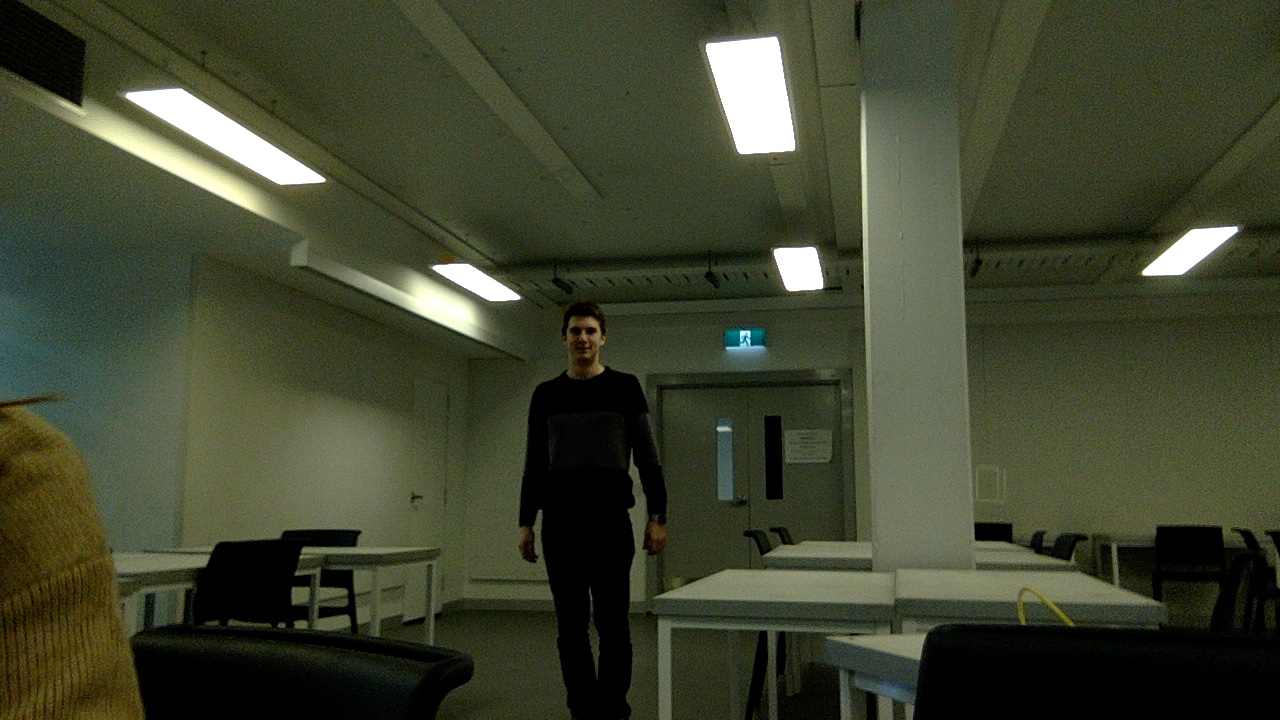
#> input picture images/jake.jpg, 1280 x 720 px, given in place of the camera
$ python test_recognition.py   (older library calls are emulated)
#> lines starting #> are read from the running program, lines starting #| are printed output that depends on the picture; after the words box and inside, x2 and y2 are one past the last pixel; in counts of white or black regions, pixels touching at a corner belong together
#> further down, frame is the input picture: shape (720, 1280, 3); mean B, G, R 46.8, 68, 63.5
# import the necessary packages
from __future__ import print_function
from imutils.object_detection import non_max_suppression
from imutils import paths
import numpy as np
import argparse
import imutils
import cv2
import sys
import json
import math

def prettyJSON(d):
    return json.dumps(d, sort_keys=True, indent=4, separators=(',', ': '))

# initialize the HOG descriptor/person detector
hog = cv2.HOGDescriptor()
hog.setSVMDetector(cv2.HOGDescriptor_getDefaultPeopleDetector())

imagePath = "images/jake.jpg"
cascPath = "haarcascade_frontalface_default.xml"
faceCascade = cv2.CascadeClassifier(cascPath)
aspectRatio = float(16)/9
imageWidth = 600
imageHeight = imageWidth / aspectRatio

video_capture = cv2.VideoCapture(0)

def recognisePeople(image):
    track = "faces"
    imageCopy = image.copy()
    # Resize
    image = imutils.resize(image, width=min(imageWidth, frame.shape[1]))

    if track == "faces":
        gray = cv2.cvtColor(image, cv2.COLOR_BGR2GRAY)
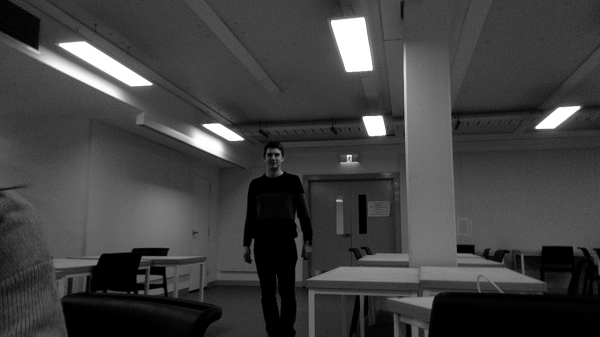
#> gray: shape (337, 600); min 0, max 255, mean 64.2

        rects = faceCascade.detectMultiScale(
            gray,
            scaleFactor=1.1,
            minNeighbors=5,
            minSize=(30, 30),
            flags=cv2.cv.CV_HAAR_SCALE_IMAGE
        )
#> rects = ()
    elif track == "people":
        (rects, weights) = hog.detectMultiScale(image, winStride=(4, 4),
                                                padding=(8, 8), scale=1.05)

    # draw the original bounding boxes
    for (x, y, w, h) in rects:
        cv2.rectangle(imageCopy, (x, y), (x + w, y + h), (0, 0, 255), 2)
#> this loop made 0 passes

    # apply non-maxima suppression to the bounding boxes using a
    # fairly large overlap threshold to try to maintain overlapping
    # boxes that are still people
    rects = np.array([[x, y, x + w, y + h] for (x, y, w, h) in rects])
#> rects = empty array
    pick = non_max_suppression(rects, probs=None, overlapThresh=0.65)
#> pick = []

    # draw the final bounding boxes
    for (xA, yA, xB, yB) in pick:
        cv2.rectangle(image, (xA, yA), (xB, yB), (0, 255, 0), 2)

    data = []
    for r in rects:
        rect = {
            "position": {
                "x": float(r[0] + r[2]) / 2 / imageWidth,
                "y": float(r[1] + r[3]) / 2 / imageHeight
            },
            "size":{
                "x": float(r[2] - r[0]) / imageWidth,
                "y": float(r[3] - r[1]) / imageHeight
            }
        }
        data.append(rect)
#> after the loop, data = []
        #print(prettyJSON(rect))
    return image, data

while True:
    ret, frame = video_capture.read()

    image, data = recognisePeople(frame)
#> data = []

    print(data)

    cv2.imshow('Video', image)
    if cv2.waitKey(1) & 0xFF == ord('q'):
#> (key q is pressed here)
        break

# When everything is done, release the capture
video_capture.release()
cv2.destroyAllWindows()

$ run again, on images/snap2.jpg
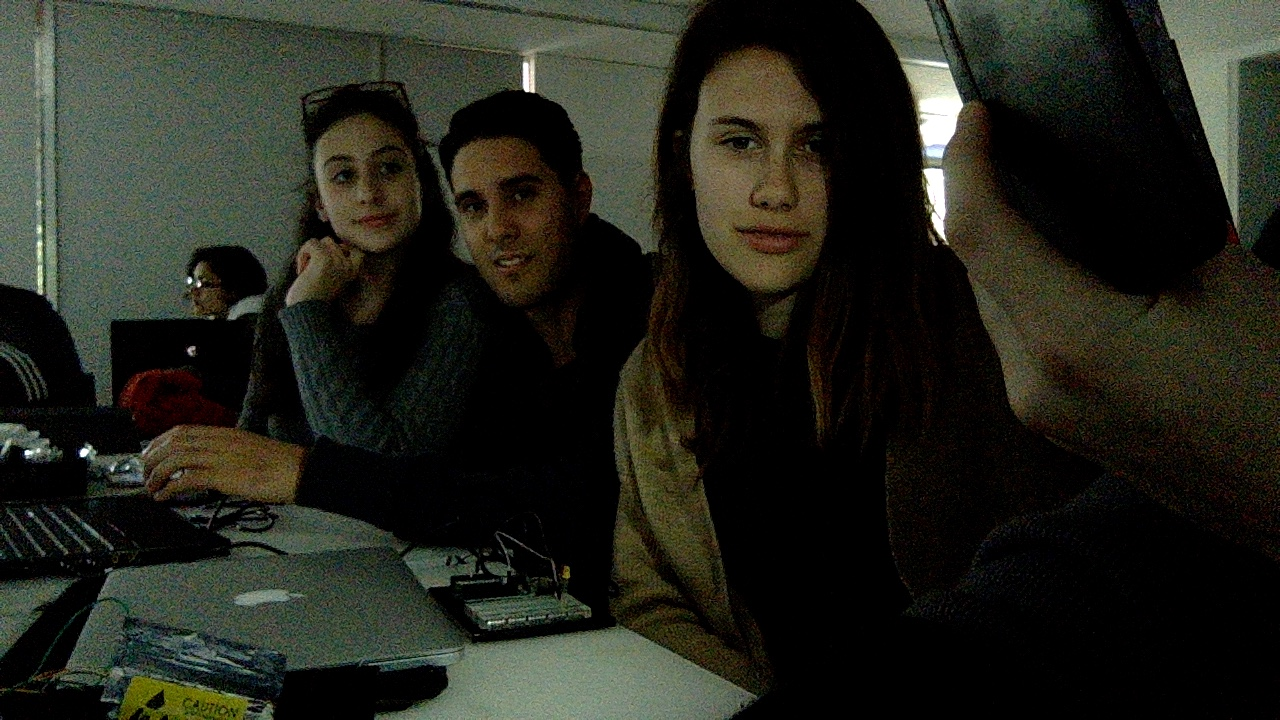
#> input picture images/snap2.jpg, 1280 x 720 px, given in place of the camera
#> frame is the input picture: shape (720, 1280, 3); mean B, G, R 28.8, 37.4, 36
#> in recognisePeople, `rects = faceCascade.detectMultiScale( gray, scaleFactor=1.1, minNeighb..`: rects = [[142, 56, 62, 62], [315, 31, 96, 96], [200, 66, 69, 69]]
#> the loop in recognisePeople, `for (x, y, w, h) in rects:` made 3 passes
#> after the loop in recognisePeople, `for (x, y, w, h) in rects:`:
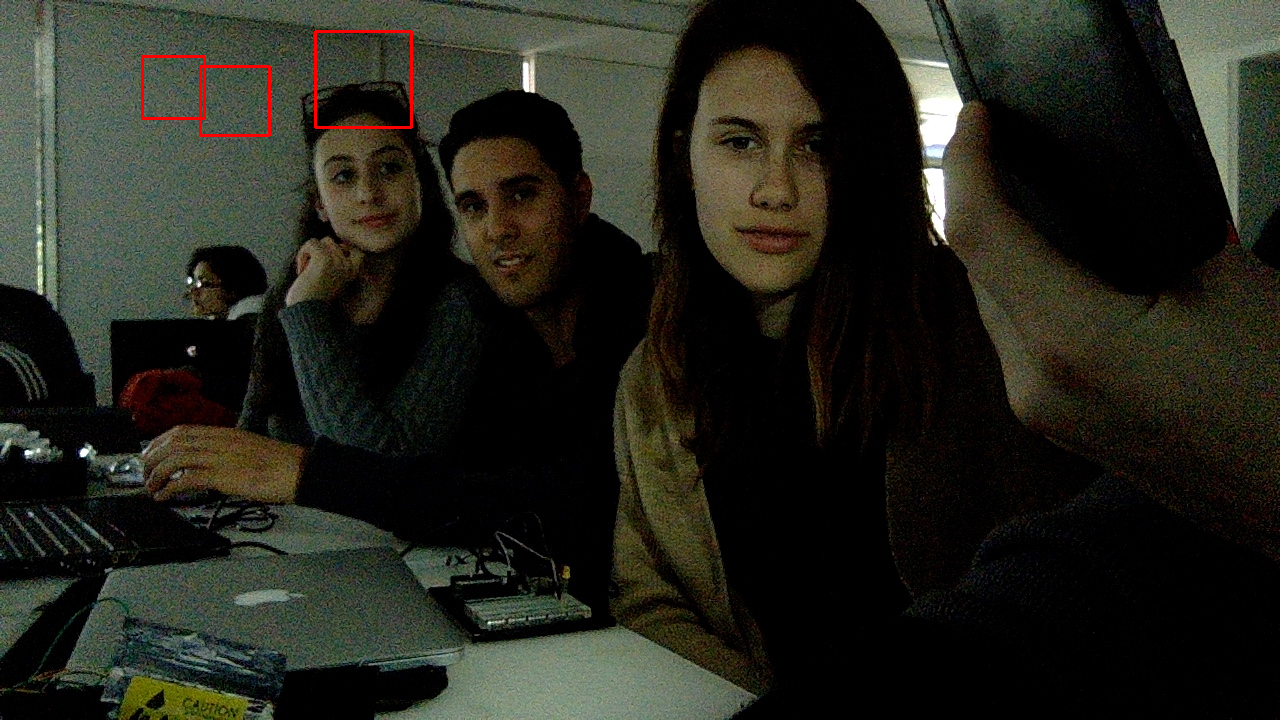
#> imageCopy: shape (720, 1280, 3); 0.29% of pixels changed, all inside (x1, y1, x2, y2) = (141, 30, 413, 137)
#> in recognisePeople, `rects = np.array([[x, y, x + w, y + h] for (x, y, w, h) in rects])`: rects = [[142, 56, 204, 118], [315, 31, 411, 127], [200, 66, 269, 135]]
#> pick = [[200, 66, 269, 135], [315, 31, 411, 127], [142, 56, 204, 118]]
#> the loop in recognisePeople, `for (xA, yA, xB, yB) in pick:` made 3 passes
#> after the loop in recognisePeople, `for (xA, yA, xB, yB) in pick:`:
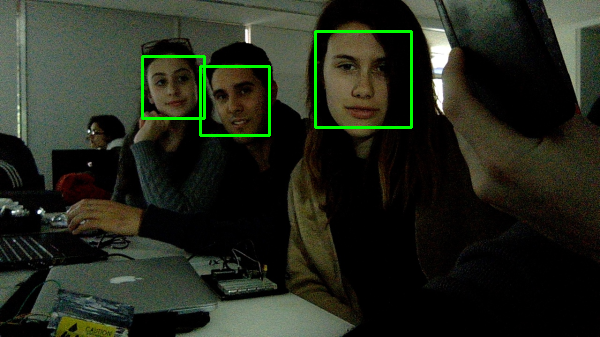
#> image: shape (337, 600, 3); mean B, G, R 28.6, 40.6, 35.7
#> the loop in recognisePeople, `for r in rects:` made 3 passes
#> after the loop in recognisePeople, `for r in rects:`: data = 3 items
#> (printed output is left out)

$ run again, on images/abba.png
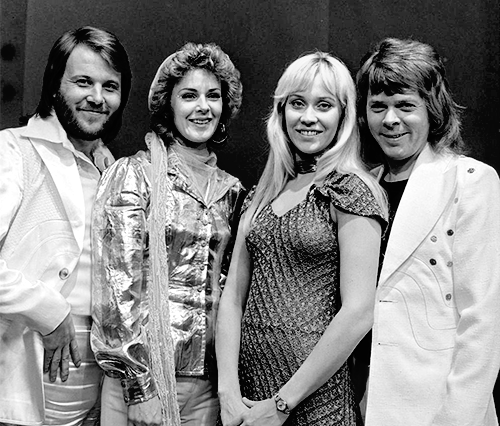
#> input picture images/abba.png, 500 x 426 px, given in place of the camera
#> frame is the input picture: shape (426, 500, 3); min 0, max 255, mean 130.8
#> in recognisePeople, `rects = faceCascade.detectMultiScale( gray, scaleFactor=1.1, minNeighb..`: rects = [[168, 70, 66, 66], [56, 55, 75, 75], [267, 69, 87, 87], [354, 78, 74, 74]]
#> the loop in recognisePeople, `for (x, y, w, h) in rects:` made 4 passes
#> after the loop in recognisePeople, `for (x, y, w, h) in rects:`:
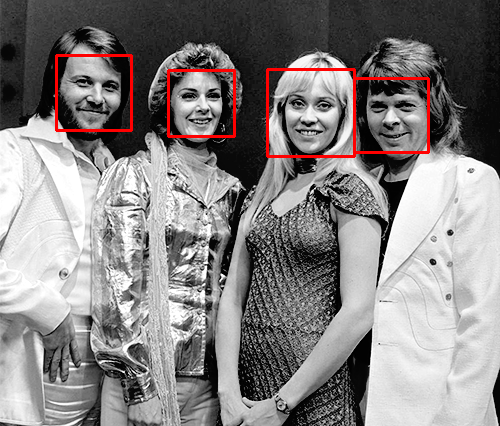
#> imageCopy: shape (426, 500, 3); 1.59% of pixels changed, all inside (x1, y1, x2, y2) = (55, 54, 430, 158)
#> in recognisePeople, `rects = np.array([[x, y, x + w, y + h] for (x, y, w, h) in rects])`: rects = [[168, 70, 234, 136], [56, 55, 131, 130], [267, 69, 354, 156], [354, 78, 428, 152]]
#> pick = [[267, 69, 354, 156], [354, 78, 428, 152], [168, 70, 234, 136], [56, 55, 131, 130]]
#> the loop in recognisePeople, `for (xA, yA, xB, yB) in pick:` made 4 passes
#> after the loop in recognisePeople, `for (xA, yA, xB, yB) in pick:`:
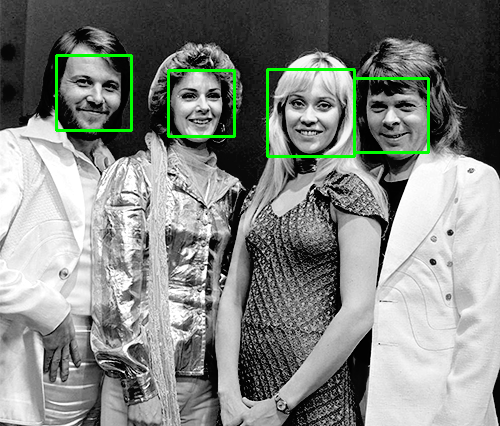
#> image: shape (426, 500, 3); 1.59% of pixels changed, all inside (x1, y1, x2, y2) = (55, 54, 430, 158)
#> the loop in recognisePeople, `for r in rects:` made 4 passes
#> after the loop in recognisePeople, `for r in rects:`: data = 4 items
#> (printed output is left out)
